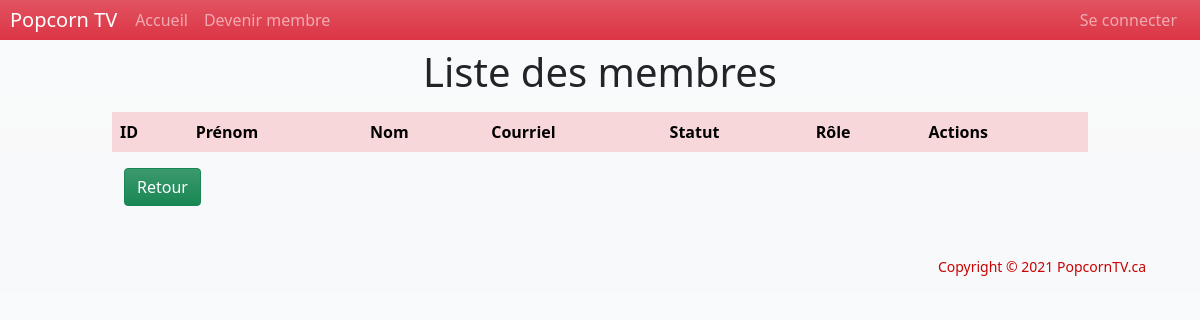
Before: /server/pages/lister.php with the older database file.
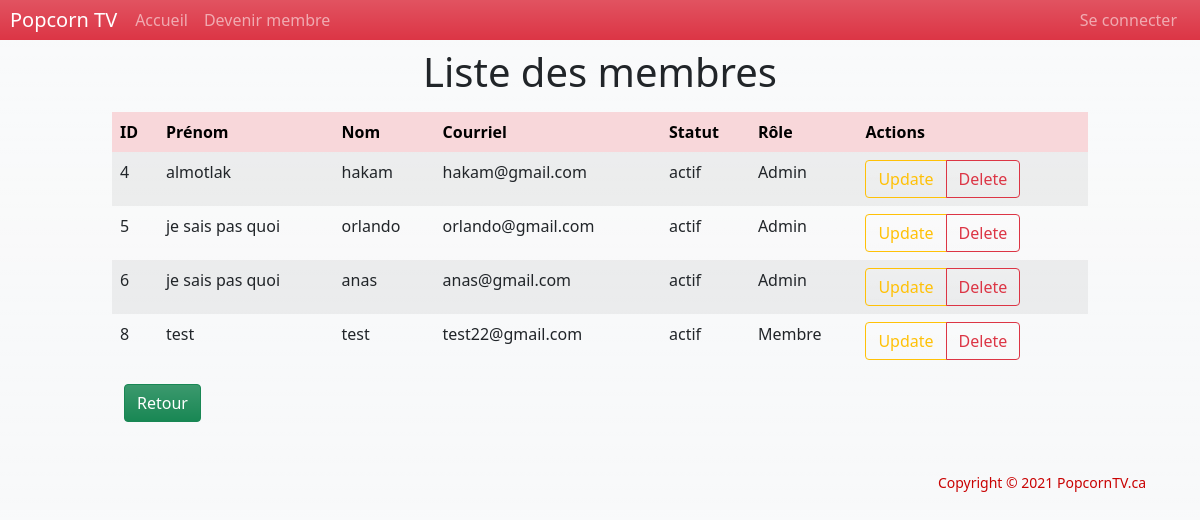
After: the same page with the newer database file.
### tables this page shows
CREATE TABLE `membres` (
  `idMembre` int(11) NOT NULL,
  `nom` varchar(45) NOT NULL,
  `prenom` varchar(45) NOT NULL,
  `email` varchar(45) NOT NULL,
  `sexe` varchar(45) NOT NULL,
  `date` date NOT NULL,
  `photo` varchar(45) NOT NULL
);

CREATE TABLE `connexion` (
  `email` varchar(45) NOT NULL,
  `password` varchar(45) NOT NULL,
  `statue` tinyint(4) NOT NULL,
  `role` char(1) NOT NULL,
  `idMembre` int(11) NOT NULL
);

### db/connexion.inc.php (called while the page is built, shortened)
<?php
    $host = 'localhost';
    $db = 'e21bdfilms';
    $user = 'root';
    $pass = '';
    $chartset = 'utf8mb4';
    $dsn = "mysql:host=$host;dbname=$db;chartset=$chartset";
    try {
        $pdo =new PDO($dsn, $user, $pass);
        $pdo -> setAttribute(PDO::ATTR_ERRMODE, PDO::ERRMODE_EXCEPTION);
    } catch(PDOException $e) {
        throw new PDOException($e -> getMessage());
    }
    require_once 'crudMembre.php';
    $crudMembre = new crudMembre($pdo);
?>

### db/crudMembre.php (called while the page is built, shortened)
<?php
class crudMembre
{
    private $db;
    public function __construct($conn)
    {
        $this->db = $conn;
    }
    public function getAllMembres(){
        try {
            $sql = "SELECT * FROM `membres`";
            $result = $this->db->query($sql);
            return $result;
        } catch (PDOException $e) {
            echo $e->getMessage();
            return false;
        }
    }
    public function getMembreConnexion($email) {
        try {
            $sql = "SELECT * FROM `connexion` WHERE email = '$email'";
            $stmt = $this->db->prepare($sql);
            $stmt->execute();
            $result = $stmt->fetch();
            return $result;
        } catch (PDOException $e) {
            echo $e->getMessage();
            return false;
        }
    }
}

### server/pages/lister.php (the view, shortened to what this page needs)
<?php
$root = "../../";
include '../../includes/header.php';
require_once '../../db/connexion.inc.php';
$result = $crudMembre->getAllMembres();
?>
<h1 class="h1 text-center mt-5">Liste des membres</h2>
<div id="contListMembre" class="container mt-3">
    <table class="table table-striped table-hover table-borderless">
        <thead class="table-danger">
            <th scope="col">ID</th>
            <th scope="col">Prénom</th>
            <th scope="col">Nom</th>
            <th scope="col">Courriel</th>
            <th scope="col">Statut</th>
            <th scope="col">Rôle</th>
            <th scope="col">Actions</th>
        </thead>
        <tbody>
        <?php
        while($r = $result->fetch(PDO::FETCH_ASSOC)) {
            $connexion = $crudMembre->getMembreConnexion($r['email']);?>
            <tr>
                <td><?php echo $r['idMembre']?></td>
                <td><?php echo $r['prenom']?></td>
                <td><?php echo $r['nom']?></td>
                <td><?php echo $r['email']?></td>
                <td><?php echo getStatut($connexion['statue'])?></td>
                <td><?php echo getRole($connexion['role'])?></td>
                <td>
                    <div class="btn-group">
                        <a  data-bs-toggle="modal" data-bs-target="#updateMembreModal"class="btn bg-gradient btn-outline-warning">Update</a>
                        <a onclick="return confirm('Are you sure want to delete this record?')"
                            href="deleteMembre.php?idMembre=<?php echo $r['idMembre']?> " class="btn bg-gradient btn-outline-danger">Delete
                        </a>
                    </div>
                </td>
            </tr>
            <?php } ?>
        </tbody>
    </table>
    <div class="container">
        <a id="btnRetour" class="btn btn-success bg-gradient" href="../../admin.php">Retour</a>
    </div>
</div>
<?php
function getStatut($statut)
{
if ($statut == 0) {
    return "inactif";
} else return "actif";
}
function getRole($role)
{
if ($role == 'A')
    return "Admin";
else if ($role == 'M')  return "Membre";
}
?>
<?php
include '../../includes/footer.php';
?>

### includes/header.php (shortened to what this page needs)
<!DOCTYPE html>
<html lang="en">
<head>
    <link href="https://cdn.jsdelivr.net/npm/bootstrap@5.1.3/dist/css/bootstrap.min.css" rel="stylesheet"
>
    <link rel="stylesheet" href="//code.jquery.com/ui/1.12.1/themes/base/jquery-ui.css">
    <link rel="stylesheet" href="<?php echo $root ?>client/public/css/styles.css">
</head>
<body id="body" class=" bg-light bg-gradient">
<nav id="myNav" class="topnav navbar fixed-top navbar-expand-sm navbar-dark bg-danger bg-gradient">
  <a class="topnav logo navbar-brand" href="index.php">Popcorn TV</a>
  <div class="collapse navbar-collapse" id="navbarNav">
    <div class="navbar-nav">
      <?php
        if (isset($_SESSION['idMembre'])) {
      ?>
      <a id="btnHome" href="<?php echo $root?>membrePage.php" class="nav-item nav-link">Accueil</a>
      <a href="<?php echo $root?>server/pages/listerPanier.php" class="nav-item nav-link ">Panier <span class="badge bg-secondary"><?php require_once $root."db/connexion.inc.php"; echo $crud->getNombreFilmsDansPanier($_SESSION['idMembre']);?></span></a>
    </div>
    <div class="navbar-nav navItemRight" >
    <a class="btn bg-gradient btn-danger btnCard" data-bs-toggle="modal" data-bs-target="#UpdateProfilModal" >Profil</a>
      <a href="<?php echo $root?>server/pages/deconnection.php" class="nav-item nav-link">Se déconnecter</a>
    </div>
      <?php }else{ ?>
    <a id="btnHome" href="<?php echo $root?>index.php" class="nav-item nav-link">Accueil</a>
    <a id="btnReg" href="<?php echo $root?>index.php?idContenu=1" class="nav-item nav-link">Devenir membre</a>
    </div>
    <div class="navbar-nav navItemRight" >
    <a id="btnLogIn" href="<?php echo $root?>index.php?idContenu=2" class="nav-item nav-link ms-auto">Se connecter</a>
    </div>
    <?php } ?>
  </div>
</nav>
<div id="container" class="container mt-4">

### includes/footer.php (shortened to what this page needs)
            <div id="footerText" class="container mt-5">
                <p>
                    <small>
                        <?php echo 'Copyright &copy; ' . date("Y") . ' PopcornTV.ca' ?>
                    </small>
                </p>
            </div>
        </div>
    </body>
</html>

### client/public/css/styles.css (style rules this page uses)
#contListMembre { max-width: 1000px; }
#myNav { padding: 0%; text-align: center; }
#myNav .logo { padding-left: 10px; padding-right: 10px; margin-right: 0%; }
.navItemRight { margin-left: auto; margin-right: 15px; }
#btnRetour { float: 50%; }
#footerText { color: rgb(201, 3, 3); text-align: right; }

Changed rows visible on the page:
added membres: idMembre "4", prenom "almotlak", nom "hakam", email "hakam@gmail.com", connexion.statue "actif", connexion.role "Admin"
added membres: idMembre "5", prenom "je sais pas quoi", nom "orlando", email "orlando@gmail.com", connexion.statue "actif", connexion.role "Admin"
added membres: idMembre "6", prenom "je sais pas quoi", nom "anas", email "anas@gmail.com", connexion.statue "actif", connexion.role "Admin"
added membres: idMembre "8", prenom "test", nom "test", email "test22@gmail.com", connexion.statue "actif", connexion.role "Membre"
